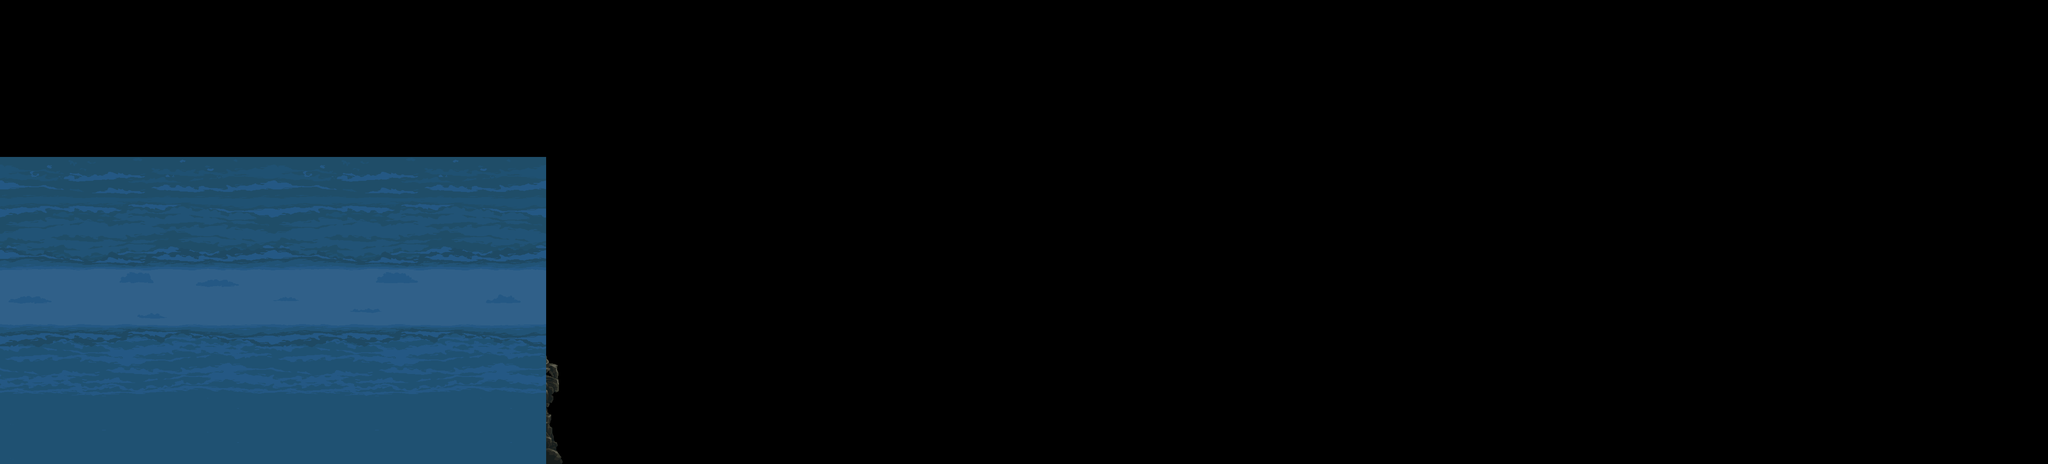

Tiled map render using the project's own tile images. Description and the map definition, with tile-layer contents summarised, below:
An orthogonal 300x68 tile map with 16x16 px tiles, 12 tile layers (Tile Layer 1, Background1, Background2, Background3, ...), 11 tilesets.

<map version="1.10" tiledversion="1.10.2" orientation="orthogonal" renderorder="right-down" width="300" height="68" tilewidth="16" tileheight="16" infinite="0" nextlayerid="33" nextobjectid="241">
 <tileset firstgid="1" name="Background_night1" tilewidth="16" tileheight="16" tilecount="3200" columns="80">
  <image source="Map_1/!PNG/Background_night1.png" width="1280" height="640" />
 </tileset>
 <tileset firstgid="3201" name="Background_night2" tilewidth="16" tileheight="16" tilecount="3200" columns="80">
  <image source="Map_1/!PNG/Background_night2.png" width="1280" height="640" />
 </tileset>
 <tileset firstgid="6401" name="Background_night3" tilewidth="16" tileheight="16" tilecount="3200" columns="80">
  <image source="Map_1/!PNG/Background_night3.png" width="1280" height="640" />
 </tileset>
 <tileset firstgid="9601" name="Background_night4" tilewidth="16" tileheight="16" tilecount="3200" columns="80">
  <image source="Map_1/!PNG/Background_night4.png" width="1280" height="640" />
 </tileset>
 <tileset firstgid="12801" name="Background_night5" tilewidth="16" tileheight="16" tilecount="3200" columns="80">
  <image source="Map_1/!PNG/Background_night5.png" width="1280" height="640" />
 </tileset>
 <tileset firstgid="16001" name="Dec_background_col1" tilewidth="16" tileheight="16" tilecount="8960" columns="112">
  <image source="Map_1/!PNG/Dec_background_col1.png" width="1792" height="1280" />
 </tileset>
 <tileset firstgid="24961" name="Dec_background_col2" tilewidth="16" tileheight="16" tilecount="8960" columns="112">
  <image source="Map_1/!PNG/Dec_background_col2.png" width="1792" height="1280" />
 </tileset>
 <tileset firstgid="33921" name="dec_rocks_col1" tilewidth="16" tileheight="16" tilecount="12880" columns="140">
  <image source="Map_1/!PNG/dec_rocks_col1.png" width="2240" height="1472" />
 </tileset>
 <tileset firstgid="46801" name="dec_rocks_col2" tilewidth="16" tileheight="16" tilecount="12880" columns="140">
  <image source="Map_1/!PNG/dec_rocks_col2.png" width="2240" height="1472" />
 </tileset>
 <tileset firstgid="59681" name="Decoratives" tilewidth="16" tileheight="16" tilecount="1700" columns="50">
  <image source="Map_1/!PNG/Decoratives.png" width="800" height="544" />
 </tileset>
 <tileset firstgid="61381" name="MainLevBuild" tilewidth="16" tileheight="16" tilecount="1520" columns="38">
  <image source="Map_1/!PNG/MainLevBuild.png" width="608" height="640" />
 </tileset>
 <layer id="1" name="Tile Layer 1" width="300" height="68">
  <data>[20400 cells, 0 non-empty, 0 distinct tile ids]</data>
 </layer>
 <layer id="2" name="Background1" width="300" height="68">
  <data>[20400 cells, 3200 non-empty, 3200 distinct tile ids]</data>
 </layer>
 <layer id="3" name="Background2" width="300" height="68">
  <data>[20400 cells, 3200 non-empty, 3200 distinct tile ids]</data>
 </layer>
 <layer id="4" name="Background3" width="300" height="68">
  <data>[20400 cells, 3200 non-empty, 3200 distinct tile ids]</data>
 </layer>
 <layer id="5" name="Background4" width="300" height="68">
  <data>[20400 cells, 3200 non-empty, 3200 distinct tile ids]</data>
 </layer>
 <layer id="8" name="Background5" width="300" height="68">
  <data>[20400 cells, 3440 non-empty, 3440 distinct tile ids]</data>
 </layer>
 <layer id="7" name="Background6" width="300" height="68">
  <data>[20400 cells, 3200 non-empty, 3200 distinct tile ids]</data>
 </layer>
 <layer id="11" name="Uninteractive Object1" width="300" height="68" opacity="0.67">
  <data>[20400 cells, 1042 non-empty, 1042 distinct tile ids]</data>
 </layer>
 <layer id="14" name="Uninteractive Object2" width="300" height="68" opacity="0.73">
  <data>[20400 cells, 180 non-empty, 180 distinct tile ids]</data>
 </layer>
 <layer id="15" name="Uninteractive Object3" width="300" height="68" opacity="0.7">
  <data>[20400 cells, 180 non-empty, 180 distinct tile ids]</data>
 </layer>
 <layer id="10" name="Interactive Object" width="300" height="68">
  <data>[20400 cells, 240 non-empty, 30 distinct tile ids]</data>
 </layer>
 <layer id="16" name="Interactive Object2" width="300" height="68">
  <data>[20400 cells, 20400 non-empty, 3255 distinct tile ids]</data>
 </layer>
 <objectgroup id="9" name="12_Ground" />
 <objectgroup id="17" name="13_Wall" />
 <objectgroup id="20" name="14_TouchPointOnAir" />
 <objectgroup id="21" name="15_HangPoint" />
 <objectgroup id="22" name="16_Werewolves" />
 <objectgroup id="23" name="17_TreeType1" />
 <objectgroup id="24" name="18_TreeType2" />
 <objectgroup id="25" name="19_FlowerType1" />
 <objectgroup id="26" name="20_FloweType2" />
 <objectgroup id="28" name="21_Brush" />
 <objectgroup id="30" name="22_BossEarth" />
 <objectgroup id="32" name="23_Ladder" />
</map>
